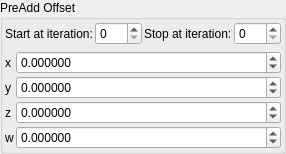
    <widget class="QGroupBox" name="groupBox">
     <property name="title">
      <string>PreAdd Offset</string>
     </property>
     <layout class="QVBoxLayout" name="verticalLayout_4">
      <property name="leftMargin">
       <number>2</number>
      </property>
      <property name="topMargin">
       <number>2</number>
      </property>
      <property name="rightMargin">
       <number>2</number>
      </property>
      <property name="bottomMargin">
       <number>2</number>
      </property>
      <item>
       <layout class="QGridLayout" name="gridLayout_75">
        <property name="spacing">
         <number>2</number>
        </property>
        <item row="0" column="1">
         <widget class="MySpinBox" name="spinboxInt_transf_start_iterations_C">
          <property name="sizePolicy">
           <sizepolicy hsizetype="Minimum" vsizetype="Maximum">
            <horstretch>0</horstretch>
            <verstretch>0</verstretch>
           </sizepolicy>
          </property>
          <property name="maximum">
           <number>999</number>
          </property>
         </widget>
        </item>
        <item row="0" column="3">
         <widget class="MySpinBox" name="spinboxInt_transf_stop_iterations_C">
          <property name="sizePolicy">
           <sizepolicy hsizetype="Minimum" vsizetype="Maximum">
            <horstretch>0</horstretch>
            <verstretch>0</verstretch>
           </sizepolicy>
          </property>
          <property name="maximum">
           <number>999</number>
          </property>
         </widget>
        </item>
        <item row="0" column="2">
         <widget class="QLabel" name="label_264">
          <property name="text">
           <string>Stop at iteration:</string>
          </property>
         </widget>
        </item>
        <item row="0" column="0">
         <widget class="QLabel" name="label_263">
          <property name="text">
           <string>Start at iteration:</string>
          </property>
         </widget>
        </item>
       </layout>
      </item>
      <item>
       <layout class="QGridLayout" name="gridLayout_64" columnstretch="0,0,1">
        <property name="spacing">
         <number>2</number>
        </property>
        <item row="0" column="1">
         <widget class="QLabel" name="label_118">
          <property name="text">
           <string notr="true">x</string>
          </property>
         </widget>
        </item>
        <item row="3" column="1">
         <widget class="QLabel" name="label_117">
          <property name="text">
           <string notr="true">w</string>
          </property>
         </widget>
        </item>
        <item row="0" column="2">
         <widget class="MyDoubleSpinBox" name="spinbox4_transf_addition_constant_0000_x">
          <property name="sizePolicy">
           <sizepolicy hsizetype="Minimum" vsizetype="Maximum">
            <horstretch>0</horstretch>
            <verstretch>0</verstretch>
           </sizepolicy>
          </property>
          <property name="prefix">
           <string/>
          </property>
          <property name="suffix">
           <string/>
          </property>
          <property name="decimals">
           <number>6</number>
          </property>
          <property name="minimum">
           <double>-99.989999999999995</double>
          </property>
          <property name="maximum">
           <double>99.989999999999995</double>
          </property>
          <property name="singleStep">
           <double>0.100000000000000</double>
          </property>
         </widget>
        </item>
        <item row="3" column="2">
         <widget class="MyDoubleSpinBox" name="spinbox4_transf_addition_constant_0000_w">
          <property name="sizePolicy">
           <sizepolicy hsizetype="Minimum" vsizetype="Maximum">
            <horstretch>0</horstretch>
            <verstretch>0</verstretch>
           </sizepolicy>
          </property>
          <property name="prefix">
           <string/>
          </property>
          <property name="suffix">
           <string/>
          </property>
          <property name="decimals">
           <number>6</number>
          </property>
          <property name="minimum">
           <double>-99.989999999999995</double>
          </property>
          <property name="maximum">
           <double>99.989999999999995</double>
          </property>
          <property name="singleStep">
           <double>0.100000000000000</double>
          </property>
         </widget>
        </item>
        <item row="1" column="1">
         <widget class="QLabel" name="label_116">
          <property name="text">
           <string notr="true">y</string>
          </property>
         </widget>
        </item>
        <item row="2" column="2">
         <widget class="MyDoubleSpinBox" name="spinbox4_transf_addition_constant_0000_z">
          <property name="sizePolicy">
           <sizepolicy hsizetype="Minimum" vsizetype="Maximum">
            <horstretch>0</horstretch>
            <verstretch>0</verstretch>
           </sizepolicy>
          </property>
          <property name="prefix">
           <string/>
          </property>
          <property name="suffix">
           <string/>
          </property>
          <property name="decimals">
           <number>6</number>
          </property>
          <property name="minimum">
           <double>-99.989999999999995</double>
          </property>
          <property name="maximum">
           <double>99.989999999999995</double>
          </property>
          <property name="singleStep">
           <double>0.100000000000000</double>
          </property>
         </widget>
        </item>
        <item row="1" column="2">
         <widget class="MyDoubleSpinBox" name="spinbox4_transf_addition_constant_0000_y">
          <property name="sizePolicy">
           <sizepolicy hsizetype="Minimum" vsizetype="Maximum">
            <horstretch>0</horstretch>
            <verstretch>0</verstretch>
           </sizepolicy>
          </property>
          <property name="prefix">
           <string/>
          </property>
          <property name="suffix">
           <string/>
          </property>
          <property name="decimals">
           <number>6</number>
          </property>
          <property name="minimum">
           <double>-99.989999999999995</double>
          </property>
          <property name="maximum">
           <double>99.989999999999995</double>
          </property>
          <property name="singleStep">
           <double>0.100000000000000</double>
          </property>
         </widget>
        </item>
        <item row="2" column="1">
         <widget class="QLabel" name="label_119">
          <property name="text">
           <string notr="true">z</string>
          </property>
         </widget>
        </item>
       </layout>
      </item>
     </layout>
    </widget>
